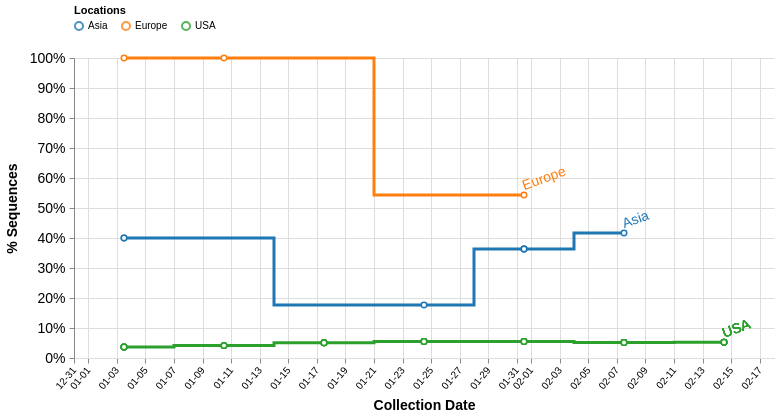

Specify this chart in Vega-Lite:
### Vega specification from a JSON file in a GitHub repository (floating-point values rounded to 4 significant figures; data arrays with more than 128 entries replaced by an {"elided": "..."} marker saying what was removed)
{"$schema": "https://vega.github.io/schema/vega/v5.json", "description": "A basic line chart example.", "width": 700, "height": 300, "padding": 5, "signals": [{"name": "percentages", "value": true}, {"name": "cumulative", "value": true}, {"name": "skipFiltering", "value": false}, {"name": "interpolate", "value": "step"}, {"name": "dateRangeStart", "value": 1575158400000, "comment": "Along with dateRangeEnd, these are hard limits on the dates shown. May need to update when we hit 2021. Dates are in milliseconds, unix epoch"}, {"name": "dateRangeEnd", "value": 4070908800000}, {"name": "dateBin", "value": 604800000, "comment": "Binning of observations by date, where date is in milliseconds. Default is 1 day (1000 * 60 * 60 * 24 = 86400000). This should never be less than a day. This is passed to the bin transform of cases_by_date_and_group. (1 week = 604800000)"}, {"name": "cumulativeWindow", "update": "cumulative ? [null, 0] : [0, 0]"}, {"name": "locationDateCountField", "update": "cumulative ? 'cumulative_location_date_count_agg' : 'location_date_count_agg'"}, {"name": "yField", "update": "percentages ? 'counts_norm' : 'counts_agg'"}, {"name": "yLabel", "value": "% Sequences"}, {"name": "yFormat", "update": "percentages ? '%' : 's'"}, {"name": "tooltipCountFormat", "update": "percentages ? '.1%' : 'd'"}, {"name": "hoverLocation", "value": null, "on": [{"events": {"merge": [{"markname": "locationlines", "type": "mouseover", "consume": true}, {"markname": "locationdots", "type": "mouseover", "consume": true}, {"markname": "locationlabel", "type": "mouseover", "consume": true}]}, "update": "{location: datum.location}", "force": true}, {"events": {"merge": [{"markname": "locationlines", "type": "mouseout", "consume": true}, {"markname": "locationdots", "type": "mouseout", "consume": true}, {"markname": "locationlabel", "type": "mouseout", "consume": true}]}, "update": "null", "force": true}]}, {"name": "clear", "value": true, "comment": "If clicking on anything but a grouped bar, then clear the selection (by clearing the 'selection' data object)", "on": [{"events": "mouseup[!event.item]", "update": "true", "force": true}]}, {"name": "shift", "value": false, "comment": "Track whether or not the shift key is pressed. Used to select multiple groups by holding down shift before clicking", "on": [{"events": {"merge": [{"markname": "locationlines", "type": "click"}, {"markname": "locationdots", "type": "click"}, {"markname": "locationlabel", "type": "click"}]}, "update": "event.shiftKey", "force": true}, {"events": "@legendLabel:click, @legendSymbol:click", "update": "{location: datum.value}", "force": true}]}, {"name": "clicked", "value": null, "comment": "Track clicks on the group bars, for selection purposes", "on": [{"events": {"merge": [{"markname": "locationlines", "type": "click"}, {"markname": "locationdots", "type": "click"}, {"markname": "locationlabel", "type": "click"}]}, "update": "{location: datum.location}", "force": true}, {"events": "@legendLabel:click, @legendSymbol:click", "update": "{location: datum.value}", "force": true}]}], "data": [{"name": "selectedGroups", "values": [{"group": "B.1.1.7"}]}, {"name": "location_data", "format": {"parse": {"location": "string", "counts": "number", "location_counts": "number", "location_date_count": "number", "collection_date": "date:'%Q'"}}, "values": {"elided": "1822 records"}, "transform": [{"type": "filter", "expr": "skipFiltering || indata('selectedGroups', 'group', datum.group) || length(data('selectedGroups')) == 0"}, {"type": "aggregate", "groupby": ["location", "collection_date"], "fields": ["counts", "location_date_count", "cumulative_location_date_count", "location_counts"], "ops": ["sum", "max", "max", "max"], "as": ["counts", "location_date_count", "cumulative_location_date_count", "location_counts"]}, {"comment": "Bin observations by date. The width of each bin is determined by the signal dateBin. Since the most detail in the date from GISAID is by day, the bin shouldn't ever be smaller than a day.", "type": "bin", "field": "collection_date", "extent": [{"signal": "dateRangeStart"}, {"signal": "dateRangeEnd"}], "step": {"signal": "dateBin"}, "as": ["day_start", "day_end"]}, {"type": "window", "sort": {"field": "day_start"}, "groupby": ["location"], "ops": ["sum", "sum", "max"], "fields": ["counts", "location_date_count", "cumulative_location_date_count"], "as": ["counts_agg", "location_date_count_agg", "cumulative_location_date_count_agg"], "frame": {"signal": "cumulativeWindow"}}, {"type": "collect", "sort": {"field": ["location", "day_start"], "order": ["ascending", "ascending"]}}, {"type": "formula", "expr": "datum.counts_agg / datum[locationDateCountField]", "as": "counts_norm"}, {"comment": "Recalculate the day_end from the day_start and dateBin, since the imputation can't work on more than one field at once.", "type": "formula", "expr": "datum.day_start + dateBin", "as": "day_end"}, {"type": "formula", "expr": "datum.day_start + (dateBin / 2)", "as": "day_middle"}]}, {"name": "selected", "comment": "A list of groups that are selected", "on": [{"trigger": "clear", "remove": true}, {"trigger": "!shift", "remove": true}, {"trigger": "!shift && clicked", "insert": "clicked"}, {"trigger": "shift && clicked", "toggle": "clicked"}]}], "scales": [{"name": "xscale", "type": "time", "range": "width", "domain": {"fields": [{"data": "location_data", "field": "day_start"}, {"data": "location_data", "field": "day_end"}]}}, {"name": "yscale", "type": "linear", "range": "height", "nice": true, "zero": true, "domain": {"data": "location_data", "field": {"signal": "yField"}}}, {"name": "color", "type": "ordinal", "range": {"scheme": "category10"}, "domain": {"data": "location_data", "field": "location"}}], "axes": [{"orient": "bottom", "scale": "xscale", "format": "%m-%d", "zindex": 0, "grid": true, "gridScale": "yscale", "gridColor": "#DDD", "labelAngle": 310, "labelAlign": "right", "labelBaseline": "middle", "labelPadding": 5, "title": "Collection Date", "titleFontSize": 14, "titlePadding": 8, "tickCount": 15}, {"orient": "left", "scale": "yscale", "format": {"signal": "yFormat"}, "grid": true, "gridScale": "xscale", "gridColor": "#DDD", "labelFontSize": 14, "labelPadding": 4, "title": {"signal": "yLabel"}, "titleFontSize": 14, "titlePadding": 10}], "legends": [{"stroke": "color", "title": "Locations", "orient": "top", "direction": "vertical", "columns": 8, "encode": {"symbols": {"name": "legendSymbol", "interactive": true, "update": {"fill": {"value": "transparent"}, "strokeWidth": {"value": 2}, "opacity": [{"test": "!length(data('selected')) || indata('selected', 'location', datum.value)", "value": 0.8}, {"value": 0.15}], "size": {"value": 64}}}, "labels": {"name": "legendLabel", "interactive": true, "update": {"opacity": [{"test": "!length(data('selected')) || indata('selected', 'location', datum.value)", "value": 1}, {"value": 0.25}]}}}}], "marks": [{"name": "layer0", "type": "group", "from": {"facet": {"name": "series", "data": "location_data", "groupby": "location"}}, "data": [{"name": "label", "source": "series", "transform": [{"type": "joinaggregate", "fields": ["day_middle"], "ops": ["max"], "as": ["max_day"]}, {"type": "filter", "expr": "datum.day_middle == datum.max_day"}]}], "marks": [{"name": "locationlines", "type": "line", "from": {"data": "series"}, "encode": {"enter": {"strokeWidth": {"value": 3}, "strokeMiterLimit": {"value": 2}, "strokeCap": {"value": "round"}}, "update": {"interpolate": {"signal": "interpolate"}, "x": {"scale": "xscale", "field": "day_middle"}, "y": {"scale": "yscale", "field": {"signal": "yField"}}, "stroke": [{"test": "(!length(data('selected')) || indata('selected', 'location', datum.location)) && (datum.counts_agg > 0)", "scale": "color", "field": "location"}, {"value": "#CCC"}], "strokeOpacity": [{"test": "hoverLocation && hoverLocation.location == datum.location", "value": 0.6}, {"value": 1.0}], "zindex": [{"test": "hoverLocation && hoverLocation.location == datum.location", "value": 3}, {"value": 1}]}}}, {"name": "locationdots", "type": "symbol", "from": {"data": "series"}, "encode": {"enter": {"size": {"value": 30}, "fill": {"value": "#fff"}, "strokeWidth": {"value": 1.5}}, "update": {"x": {"scale": "xscale", "field": "day_middle"}, "y": {"scale": "yscale", "field": {"signal": "yField"}}, "stroke": [{"test": "(!length(data('selected')) || indata('selected', 'location', datum.location)) && (datum.counts_agg > 0)", "scale": "color", "field": "location"}, {"value": "#CCC"}], "strokeOpacity": [{"test": "hoverLocation && hoverLocation.location == datum.location", "value": 0.6}, {"value": 1.0}], "zindex": [{"test": "hoverLocation && hoverLocation.location == datum.location", "value": 3}, {"value": 1}], "tooltip": {"signal": "{title: datum.location, 'Sequences': format(datum[yField], tooltipCountFormat), 'Total Location Counts': datum.location_counts, 'Collection date': timeFormat(datum.day_start, '%b %d %Y')}"}}}}, {"name": "locationlabel", "type": "text", "from": {"data": "label"}, "encode": {"enter": {"dy": {"value": -5}, "fontSize": {"value": 14}, "angle": {"value": 340}, "zindex": {"value": 5}}, "update": {"x": {"scale": "xscale", "field": "day_middle", "offset": 2}, "y": {"scale": "yscale", "field": {"signal": "yField"}}, "text": {"field": "location"}, "fill": [{"test": "(!length(data('selected')) || indata('selected', 'location', datum.location)) && (datum.counts_agg > 0)", "scale": "color", "field": "location"}, {"value": "#ccc"}], "fillOpacity": [{"test": "hoverLocation && hoverLocation.location == datum.location", "value": 0.6}, {"value": 1}]}}}]}]}
